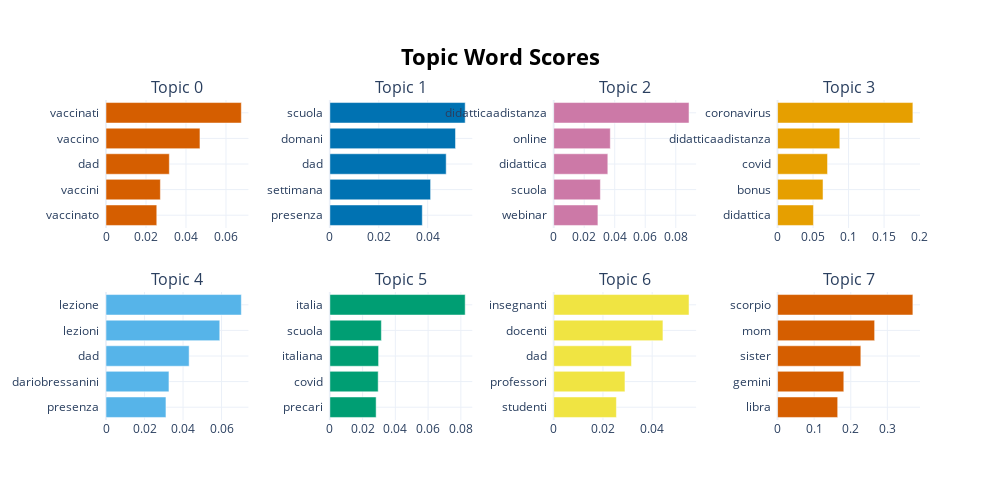

Write notebook code for a chart like this one.
### Code cell
topic_model.visualize_barchart()

### Figure 1 — Plotly figure (JSON) as saved in the notebook; plotly's stock layout.template omitted (floating-point values rounded to 4 significant figures)
{"data": [{"marker": {"color": "#D55E00"}, "orientation": "h", "type": "bar", "x": [0.02539, 0.02719, 0.03166, 0.04698, 0.06767], "xaxis": "x", "y": ["vaccinato  ", "vaccini  ", "dad  ", "vaccino  ", "vaccinati  "], "yaxis": "y"}, {"marker": {"color": "#0072B2"}, "orientation": "h", "type": "bar", "x": [0.03781, 0.04121, 0.04758, 0.0514, 0.05535], "xaxis": "x2", "y": ["presenza  ", "settimana  ", "dad  ", "domani  ", "scuola  "], "yaxis": "y2"}, {"marker": {"color": "#CC79A7"}, "orientation": "h", "type": "bar", "x": [0.02897, 0.0306, 0.03547, 0.0371, 0.0887], "xaxis": "x3", "y": ["webinar  ", "scuola  ", "didattica  ", "online  ", "didatticaadistanza  "], "yaxis": "y3"}, {"marker": {"color": "#E69F00"}, "orientation": "h", "type": "bar", "x": [0.05052, 0.06403, 0.07039, 0.08768, 0.1906], "xaxis": "x4", "y": ["didattica  ", "bonus  ", "covid  ", "didatticaadistanza  ", "coronavirus  "], "yaxis": "y4"}, {"marker": {"color": "#56B4E9"}, "orientation": "h", "type": "bar", "x": [0.03112, 0.03268, 0.04317, 0.05907, 0.07026], "xaxis": "x5", "y": ["presenza  ", "dariobressanini  ", "dad  ", "lezioni  ", "lezione  "], "yaxis": "y5"}, {"marker": {"color": "#009E73"}, "orientation": "h", "type": "bar", "x": [0.02826, 0.02951, 0.02976, 0.03146, 0.08264], "xaxis": "x6", "y": ["precari  ", "covid  ", "italiana  ", "scuola  ", "italia  "], "yaxis": "y6"}, {"marker": {"color": "#F0E442"}, "orientation": "h", "type": "bar", "x": [0.02547, 0.02894, 0.03159, 0.04436, 0.05497], "xaxis": "x7", "y": ["studenti  ", "professori  ", "dad  ", "docenti  ", "insegnanti  "], "yaxis": "y7"}, {"marker": {"color": "#D55E00"}, "orientation": "h", "type": "bar", "x": [0.1643, 0.181, 0.2276, 0.2652, 0.3698], "xaxis": "x8", "y": ["libra  ", "gemini  ", "sister  ", "mom  ", "scorpio  "], "yaxis": "y8"}], "layout": {"annotations": [{"font": {"size": 16}, "showarrow": false, "text": "Topic 0", "x": 0.0875, "xanchor": "center", "xref": "paper", "y": 1, "yanchor": "bottom", "yref": "paper"}, {"font": {"size": 16}, "showarrow": false, "text": "Topic 1", "x": 0.3625, "xanchor": "center", "xref": "paper", "y": 1, "yanchor": "bottom", "yref": "paper"}, {"font": {"size": 16}, "showarrow": false, "text": "Topic 2", "x": 0.6375, "xanchor": "center", "xref": "paper", "y": 1, "yanchor": "bottom", "yref": "paper"}, {"font": {"size": 16}, "showarrow": false, "text": "Topic 3", "x": 0.9125, "xanchor": "center", "xref": "paper", "y": 1, "yanchor": "bottom", "yref": "paper"}, {"font": {"size": 16}, "showarrow": false, "text": "Topic 4", "x": 0.0875, "xanchor": "center", "xref": "paper", "y": 0.4, "yanchor": "bottom", "yref": "paper"}, {"font": {"size": 16}, "showarrow": false, "text": "Topic 5", "x": 0.3625, "xanchor": "center", "xref": "paper", "y": 0.4, "yanchor": "bottom", "yref": "paper"}, {"font": {"size": 16}, "showarrow": false, "text": "Topic 6", "x": 0.6375, "xanchor": "center", "xref": "paper", "y": 0.4, "yanchor": "bottom", "yref": "paper"}, {"font": {"size": 16}, "showarrow": false, "text": "Topic 7", "x": 0.9125, "xanchor": "center", "xref": "paper", "y": 0.4, "yanchor": "bottom", "yref": "paper"}], "height": 500, "hoverlabel": {"bgcolor": "white", "font": {"family": "Rockwell", "size": 16}}, "showlegend": false, "title": {"font": {"color": "Black", "size": 22}, "text": "<b>Topic Word Scores", "x": 0.5, "xanchor": "center", "yanchor": "top"}, "width": 1000, "xaxis": {"anchor": "y", "domain": [0, 0.175], "showgrid": true}, "xaxis2": {"anchor": "y2", "domain": [0.275, 0.45], "showgrid": true}, "xaxis3": {"anchor": "y3", "domain": [0.55, 0.725], "showgrid": true}, "xaxis4": {"anchor": "y4", "domain": [0.825, 1], "showgrid": true}, "xaxis5": {"anchor": "y5", "domain": [0, 0.175], "showgrid": true}, "xaxis6": {"anchor": "y6", "domain": [0.275, 0.45], "showgrid": true}, "xaxis7": {"anchor": "y7", "domain": [0.55, 0.725], "showgrid": true}, "xaxis8": {"anchor": "y8", "domain": [0.825, 1], "showgrid": true}, "yaxis": {"anchor": "x", "domain": [0.6, 1], "showgrid": true}, "yaxis2": {"anchor": "x2", "domain": [0.6, 1], "showgrid": true}, "yaxis3": {"anchor": "x3", "domain": [0.6, 1], "showgrid": true}, "yaxis4": {"anchor": "x4", "domain": [0.6, 1], "showgrid": true}, "yaxis5": {"anchor": "x5", "domain": [0, 0.4], "showgrid": true}, "yaxis6": {"anchor": "x6", "domain": [0, 0.4], "showgrid": true}, "yaxis7": {"anchor": "x7", "domain": [0, 0.4], "showgrid": true}, "yaxis8": {"anchor": "x8", "domain": [0, 0.4], "showgrid": true}}}
